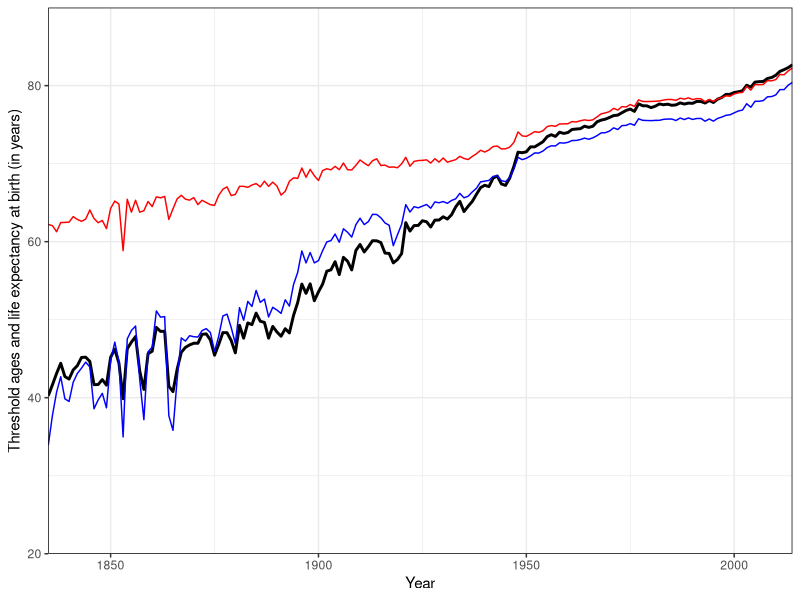
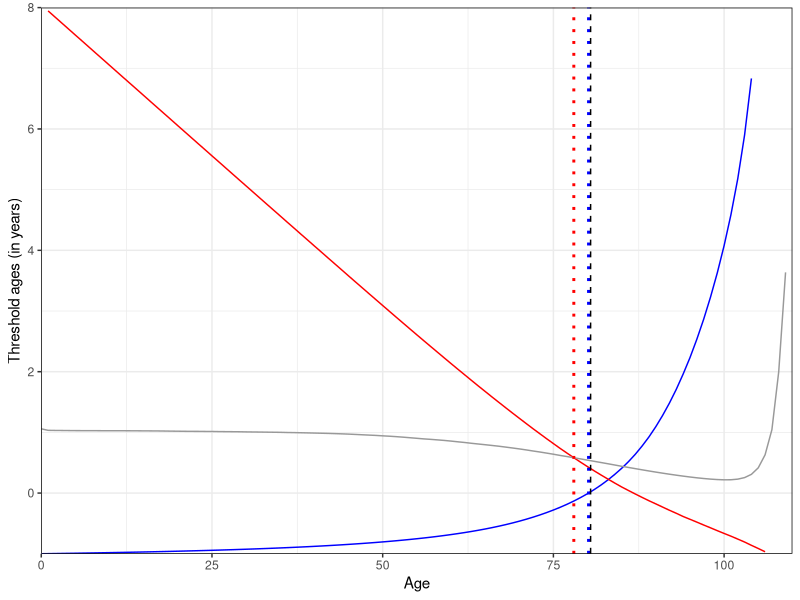

Recreate these plots in R, in order.
################################################################################################
# Threshold age of H
################################################################################################

library(tidyverse)
library(readr)
library(data.table)
setwd("C:/Users/jmartinez/OneDrive - Syddansk Universitet/Threshold of H")

# Function to calculate threshold age
age.H<- function(Age, ax, dx, lx, ex){ 
  
  ax<- ax
  dx<- dx /100000
  lx<- lx /100000
  ex<- ex
  Age <-  Age
  
  Age[Age == "110+"] <-110
  Age <- as.integer(as.character(Age))
  #e-dagger at age x
  ex.bar    <- ex +ax*(ex - c(ex[-1], ex[length(ex)]))
  ex.bar[length(ex.bar)] <- ex
  ex.bar.dx <- ex.bar * dx
  e.dag.x   <-  rev(cumsum(rev(ex.bar.dx)))/ lx
  
  #Keyfitz's entropy at age x
   Hx <- e.dag.x / ex
  
  #Cumulative hazard
   cumhaz <- -log(lx)
   
  #g(x)
   gx <- cumhaz + Hx - 1- Hx[1]
   
   #wx
   
   wx <- (dx / Hx) * gx
  
   #a.dagger
   a.dag <- ex * (1- cumhaz)
   
   #get threshold age of H
    
   return(data.frame(Age,ex, lx, e.dag.x, Hx, cumhaz, gx, wx, a.dag))}

get.a <- function(Age,gx,ex, e.dag.x, a.dag){
  e0 <-  ex[1]
  f1 <- approxfun(Age,gx,method = "linear",rule=2 )
  a.H <- uniroot(function(x) f1(x),c(0,110))$root
  
  
  f2 <- approxfun(Age,e.dag.x,method = "linear",rule=2 )
  f3 <- approxfun(Age, a.dag ,method = "linear",rule=2 )
  
  a.dagger <- uniroot(function(x) f2(x) - f3(x),c(0,110))$root
  
  result <-  data.frame(e0,a.H, a.dagger)
  return(result)
}



Dat <- data.table(read_table2("DNK.fltper_1x1.txt", skip = 3))

pr <- Dat[ ,age.H(Age = Age, ax = ax, dx = dx, lx = lx, ex = ex), by = list(Year)]


pr.a <-  subset(pr, Year >=1800)


# get thresholds for all years
as <- pr.a[ ,get.a(Age = Age, gx = gx, ex = ex,  e.dag.x = e.dag.x, a.dag =a.dag), by = list(Year)]

pr.t <- merge(pr.a, as, by = "Year")

ggplot(as)+
  geom_line(aes(Year, e0), size =1)+
  geom_line(aes(Year, a.H), colour= "red")+
  geom_line(aes(Year, a.dagger), colour= "blue")+
  theme_bw()+
  scale_y_continuous(expand=c(0,0), limits = c(20,90))+
  scale_x_continuous(expand=c(0,0))+
  theme(strip.background = element_rect(fill="white"))+
  theme(legend.title=element_blank(), 
        panel.background = element_blank(),
        #panel.grid.major = element_blank(),
        #panel.grid.minor = element_blank(),
        strip.background = element_blank(),
        panel.border = element_rect(colour = "black"),
        legend.position = "right",
        #axis.text.x = element_text(angle = 45, hjust = 1),
        panel.spacing = unit(2, "lines"))+
  xlab("Year") +
  ylab("Threshold ages and life expectancy at birth (in years)")

pr.b <- subset(pr.t, Year==2005)

ggplot(pr.b)+
  geom_line(aes(Age, gx), colour = "blue")+
  geom_line(aes(Age, a.dag / 10), colour = "red")+
  geom_line(aes(Age, e.dag.x / 10), colour = "gray60")+
  geom_vline(xintercept = pr.b$a.H[1], linetype = "dotted", colour = "blue", size = 1)+ #threshold aH
  geom_vline(xintercept = pr.b$a.dagger[1], linetype = "dotted", colour = "red", size = 1)+ #threshold aH
  geom_vline(xintercept = pr.b$ex[1], linetype = "dashed", colour = "black")+ #threshold aH
  theme_bw()+
  scale_y_continuous(expand=c(0,0), limits = c(-1,8))+
  scale_x_continuous(expand=c(0,0), limits = c(0,110))+
  theme(strip.background = element_rect(fill="white"))+
  theme(legend.title=element_blank(), 
        panel.background = element_blank(),
        #panel.grid.major = element_blank(),
        #panel.grid.minor = element_blank(),
        strip.background = element_blank(),
        panel.border = element_rect(colour = "black"),
        legend.position = "right",
        #axis.text.x = element_text(angle = 45, hjust = 1),
        panel.spacing = unit(2, "lines"))+
  xlab("Age") +
  ylab("Threshold ages (in years)")


